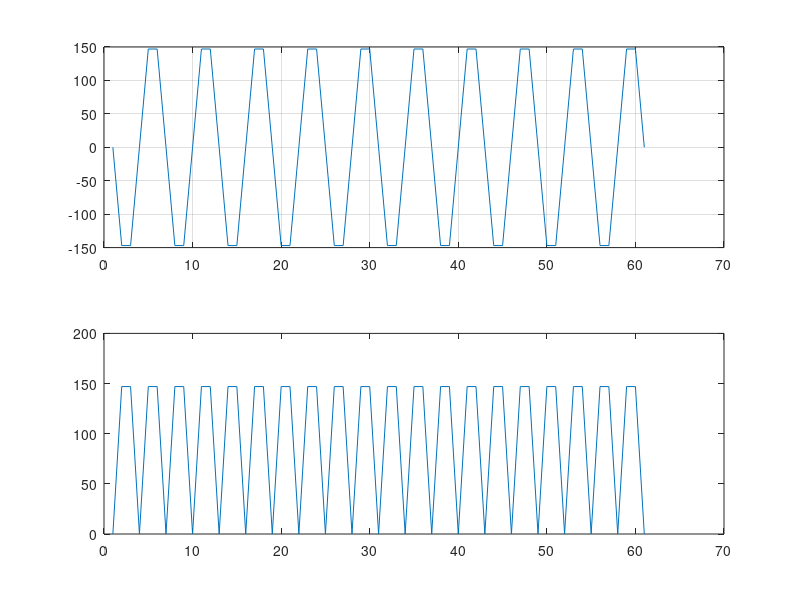

Recreate this plot in MATLAB.
t=(0:1/60:1); 
A= 169.71;
sig=A*sin(2*pi*50*t);
subplot(211)
plot(sig);
grid
u=1:9;
for l=1:1*60
if sin(2*pi*50*t(l))<=0
    sig(l)= -A*sin(2*pi*50*t(l));
else
    sig(l) = A*sin(2*pi*50*t(l));
end
end
subplot(212)
plot(sig);